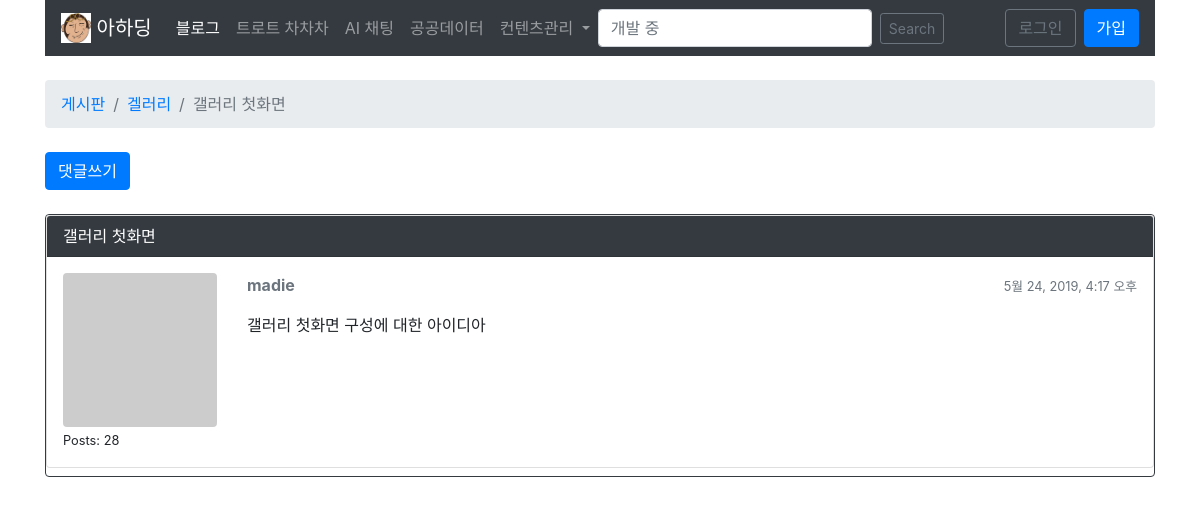
The page /게시판/3/주제/15/ on the database as committed earlier.
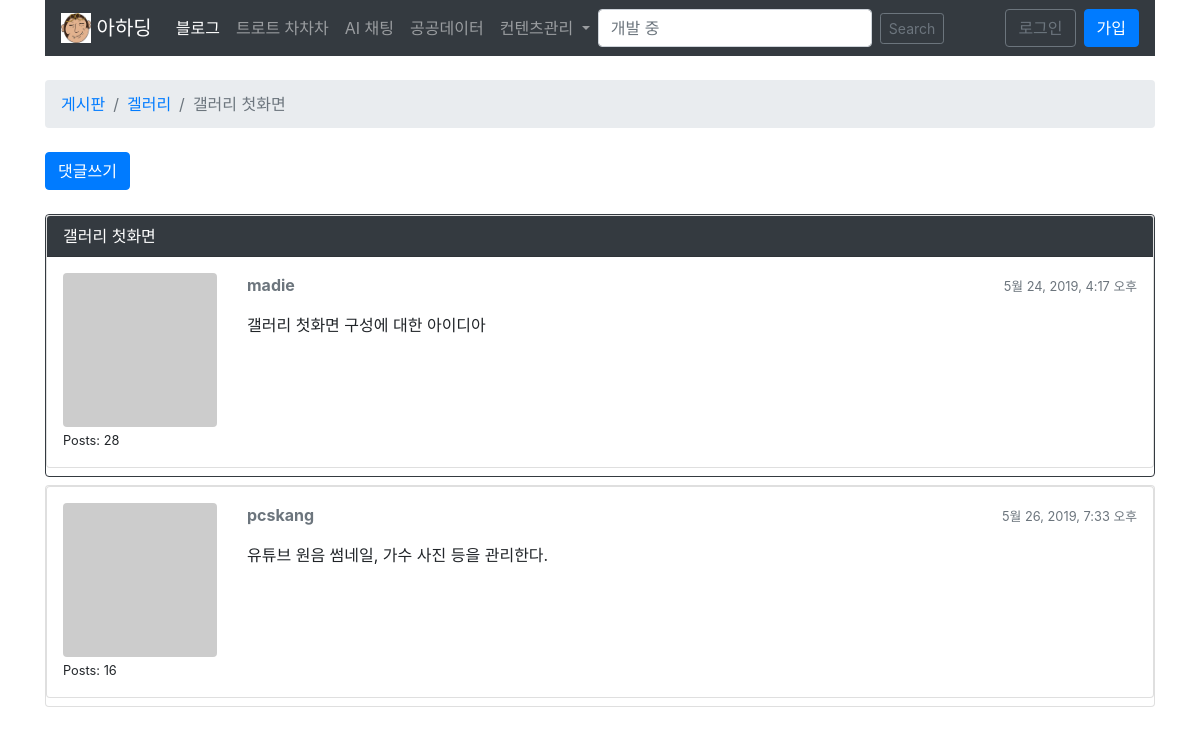
The same page on the database as committed later.
### boards/models.py (models this page shows, shortened)
class 글텝(models.Model):
    글 = models.TextField(max_length=4000)
    주제 = models.ForeignKey(주제텝, related_name='글들', on_delete=models.CASCADE)
    작성자 = models.ForeignKey(회원, related_name='글들', on_delete=models.CASCADE)
    작성일 = models.DateTimeField(auto_now_add=True)
    수정자 = models.ForeignKey(회원, null=True, related_name='+', on_delete=models.CASCADE)
    수정일 = models.DateTimeField(null=True)
    def get_message_as_markdown(self):
        return mark_safe(markdown(self.글, safe_mode='escape'))

class 주제텝(models.Model):
    주제 = models.CharField(max_length=255)
    게시일 = models.DateTimeField(auto_now_add=True)
    게시판 = models.ForeignKey(게시판텝, related_name='주제들', on_delete=models.CASCADE)
    게시자 = models.ForeignKey(회원, related_name='주제들', on_delete=models.CASCADE)
    조회수 = models.PositiveIntegerField(default=0)
    def __str__(self):
        return self.주제

### boards/templatetags/gravatar.py (called while the page is built)
@register.filter
def gravatar(user):
    email = user.email.lower().encode('utf-8')
    default = 'mm'
    size = 256
    url = 'https://www.gravatar.com/avatar/{md5}?{params}'.format(
        md5=hashlib.md5(email).hexdigest(),
        params=urlencode({'d': default, 's': str(size)})
    )
    return url

### boards/views.py (called while the page is built)
    def get_context_data(self, **kwargs):
        session_key = 'viewed_topic_{}'.format(self.주제.pk)
        if not self.request.session.get(session_key, False):
            self.주제.조회수 += 1
            self.주제.save()
            self.request.session[session_key] = True
        kwargs['주제'] = self.주제
        return super().get_context_data(**kwargs)

    def get_queryset(self):
        self.주제 = get_object_or_404(주제텝, 게시판__pk=self.kwargs.get('id'), pk=self.kwargs.get('주제_id'))
        queryset = self.주제.글들.order_by('작성일')
        return queryset

### boards/templates/댓글목록.html (shortened to what this page needs)
{% extends '게시판기본.html' %}
{% load static gravatar %}
{% block 이정표 %}
  <li class="breadcrumb-item"><a href="{% url '게시판목록' %}">게시판</a></li>
  <li class="breadcrumb-item"><a href="{% url '주제목록' 주제.게시판.pk %}">{{주제.게시판.이름}}</a></li>
  <li class="breadcrumb-item active">{{ 주제.주제 }}</li>
{% endblock %}
{% block 페이지내용 %}
  <div class="mb-4">
    <a href="{% url '댓글' 주제.게시판_id 주제.pk %}" class="btn btn-primary" role="button">댓글쓰기</a>
  </div>
  {% for 게시물 in 글들 %}
   <div id="{{ 게시물.pk }}" class="card {% if forloop.last %}mb-4{% else %}mb-2{% endif %} {% if forloop.first %}border-dark{% endif %}">
    <div class="card mb-2" {% if forloop.first %}border-dark{% endif %}>
    {% if forloop.first %}
    <div class="card-header text-white bg-dark py-2 px-3">
        {{게시물.주제}}
    </div>{% endif %}
    <div class="card-body p-3">
    <div class="row">
      <div class="col-2">
        <img src="{{ 게시물.작성자|gravatar }}" alt="{{ 게시물.작성자.username }}" class="w-100 rounded">
        <small>Posts: {{ 게시물.작성자.글들.count }}</small>
      </div>
      <div class="col-10">
        <div class="row mb-3">
          <div class="col-6">
            <strong class="text-muted">{{ 게시물.작성자.username }}</strong>
          </div>
          <div class="col-6 text-right">
            <small class="text-muted">{{ 게시물.작성일 }}</small>
          </div>
        </div>
        {{ 게시물.get_message_as_markdown }}
      </div>
    </div>
    </div>
    </div>
    </div>
  {% endfor %}
{% endblock %}

Rows that differ between the two databases and show on the page:
added 글텝: 작성자 "16", 작성자.username "pcskang", 작성일 "5월 26, 2019, 7:33 오후", 글 "유튜브 원음 썸네일, 가수 사진 등을 관리한다."
